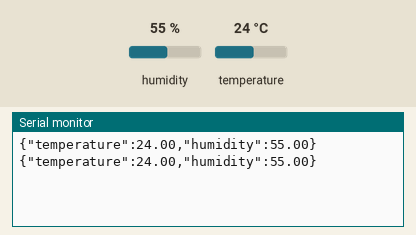
Simulated run of this sketch. Board: Arduino Uno, built with avr-gcc and run on an emulated ATmega328P. On the bench: the last lines printed to the serial monitor. Inputs (shaded band) come from the test bench; at power-on: humidity 55 %, temperature 24 °C.

Above: at 4.8 s.
4.9 s: humidity set to 22 %
At 7.2 s:
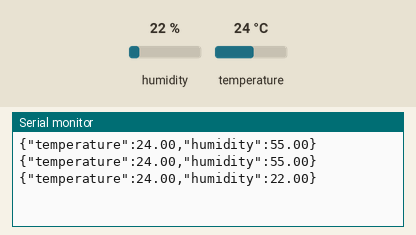
7.9 s: temperature set to 12 °C
At 8.4 s:
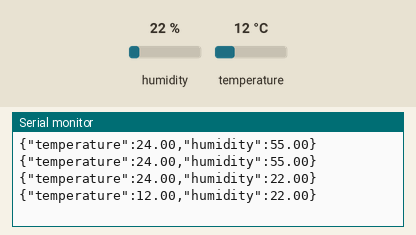
10.9 s: humidity set to 40 %
At 13.3 s:
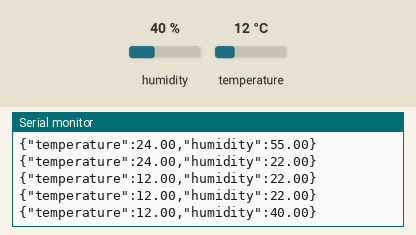
Timing chart, 0 to 14.8 s (numbered marks = the images above; inputs shaded):
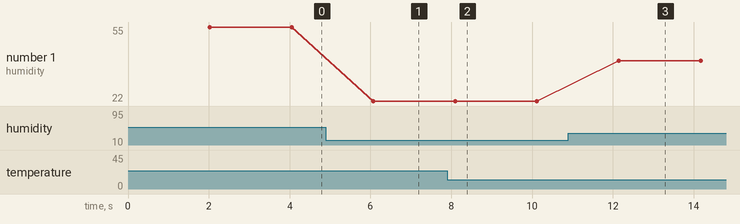

Measured:
- after the input at 4.9 s, the serial monitor: prints a new line after 1.2 s (image 1)
- after the input at 7.9 s, the serial monitor: prints a new line after 0.20 s (image 2)
- after the input at 10.9 s, the serial monitor: prints a new line after 1.2 s (image 3)
- plotted number 1: 55 → 22 after the input at 4.9 s, 22 → 40 after the input at 10.9 s

The sketch:

dht.ino
```cpp
#include "DHT.h"

#define SERIAL_BAUD_RATE 9600
#define DHTPIN 2
#define DHTTYPE DHT11

DHT dht(DHTPIN, DHTTYPE);

void setup() {
  Serial.begin(SERIAL_BAUD_RATE);
  dht.begin();
}

void loop() {
  // Wait a few seconds between measurements.
  delay(2000);

  float h = dht.readHumidity();
  float t = dht.readTemperature();

  // Check if any reads failed and exit early (to try again).
  if (isnan(h) || isnan(t)) {
    return;
  }

  Serial.print(F("{\"temperature\":"));
  Serial.print(t);
  Serial.print(F(",\"humidity\":"));
  Serial.print(h);
  Serial.print(F("}"));
  Serial.println();
}
```
